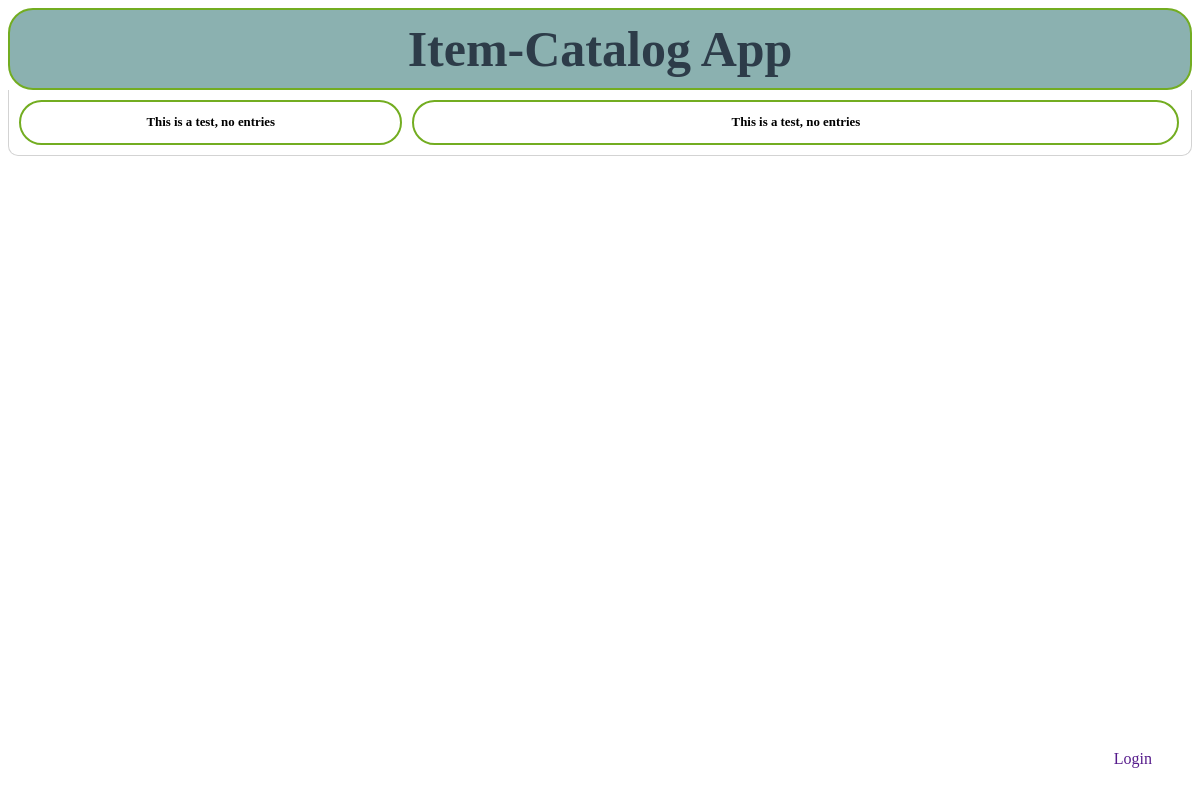
Before: /main/ with the older database file.
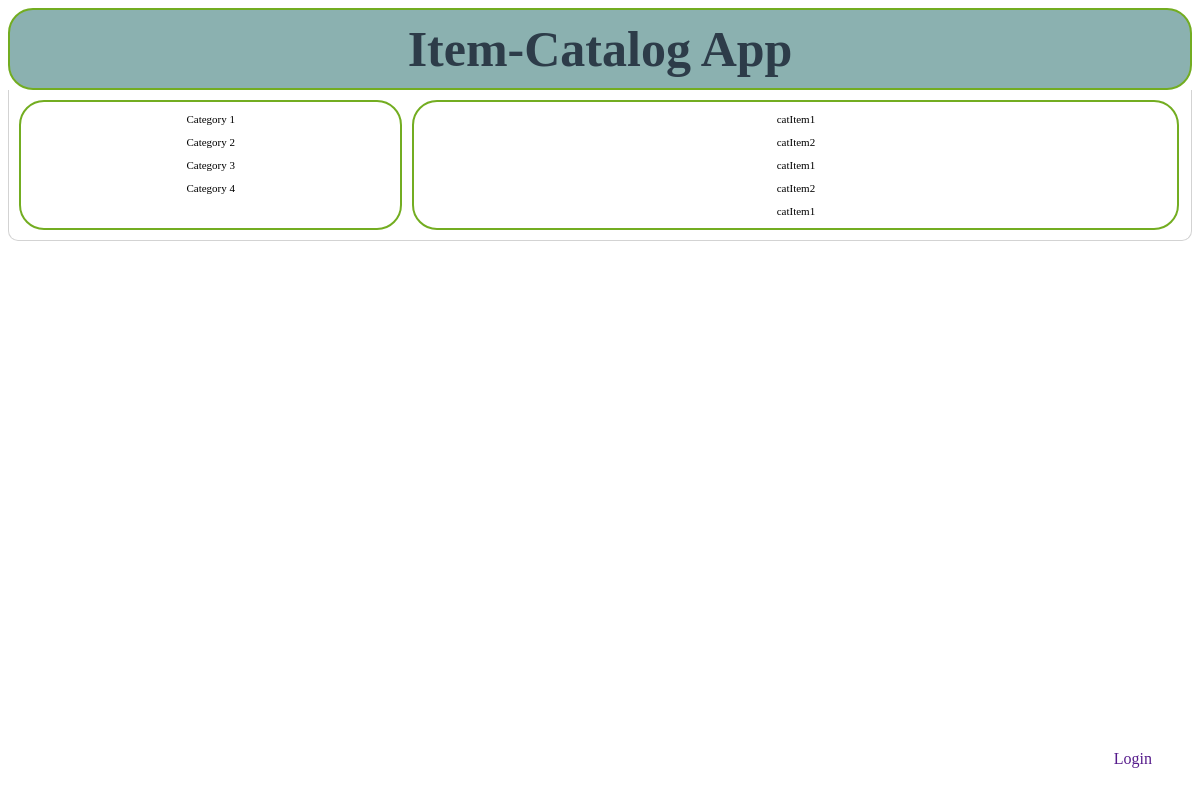
After: the same page with the newer database file.
### database_setup.py (models this page shows)
class Category(Base):
	__tablename__ = 'category'
	name = Column(String(80), nullable = False)
	id = Column(Integer, primary_key = True)
	user = relationship(User)
	user_id = Column(Integer, ForeignKey('user.id'))

class Item(Base):
	__tablename__ = 'item'
	name = Column(String(80), nullable = False)
	id = Column(Integer, primary_key = True)
	description = Column(String(500))
	user = relationship(User)
	user_id = Column(Integer, ForeignKey('user.id'))
	category = relationship(Category)
	category_id = Column(Integer, ForeignKey('category.id'))

### main.py (the view)
@app.route('/')
@app.route('/main/')
def mainMenu():
	categories = session.query(Category).all()
	latestItems = session.query(Item).limit(5)
	return render_template('main.html', categories=categories, latestItems=latestItems)

### templates/main.html (shortened to what this page needs)
<!DOCTYPE html>
<html lang="en" xmlns="http://www.w3.org/1999/xhtml">
<head>
	<link rel="stylesheet" type=text/css href="{{url_for('static', filename='main.css')}}">
</head>
<body>
	<header class="header">
		<div class="title">
			<h1>Item-Catalog App</h1>
		</div>
	</header>
	<div class="container">
		<div class="grid-container">
			<div class="menu">
                {% for category in categories %}
                <p>
					<a href="{{url_for('categoryItems', category_id = category.id)}}"> {{category.name}}</a>
                </p>
                {% else %}
                    <h3> This is a test, no entries </h3>
				{% endfor %}
			</div>
			<div class="item">
				{% for item in items %}
					<p>
                        {{item.name}}
                    </p>
				{% else %}
                    {% for latestItem in latestItems %}
                    <p>
                        {{latestItem.name}}
                    </p>
                    {% else %}
                        <h3> This is a test, no entries </h3>
                    {% endfor %}
				{% endfor %}
			</div>
        </div>
    </div>
    <a class="loginbutton" href="">Login</a>
</body>
</html>

### static/main.css (style rules this page uses)
h1 { font-size: 50px; font-family: "Bradley Hand", cursive; margin: 0; }
.header { border-bottom: 6px solid #7d97ad; background-color: #8bb1b0; border: 2px solid #73AD21; border-radius: 25px; border-style: solid; color: #2d3c49; display: flex; }
.title { display:inline-block; padding:10px; text-align:center; width:100%; }
a:link { background-color: white; color: black; text-align: center; text-decoration: none; display: inline-block; }
body { background-color: #ffffff; font-family: "Apple Chancery", cursive; }
.container { border: 1px lightgrey; border-right-style: solid; border-left-style: solid; border-bottom-style: solid; border-bottom-right-radius: 10px; border-bottom-left-radius: 10px; }
.grid-container { display: grid; grid-template-columns: 33% 66%; grid-gap: 10px; padding: 10px; }
.grid-container > div { border: 2px solid #73AD21; border-radius: 25px; border-style: solid; text-align: center; font-size: 11px; }
.loginbutton { position: fixed; bottom: 4%; right: 4%; }
.menu { float: left; }
.item { float: right; }

Changed rows visible on the page:
added Category: name "Category 1"
added Category: name "Category 2"
added Category: name "Category 3"
added Category: name "Category 4"
added Item: name "catItem1"
added Item: name "catItem2"
added Item: name "catItem1"
added Item: name "catItem2"
added Item: name "catItem1"
Other visible differences:
text no longer shown: "This is a test, no entries This is a test, no entries"
